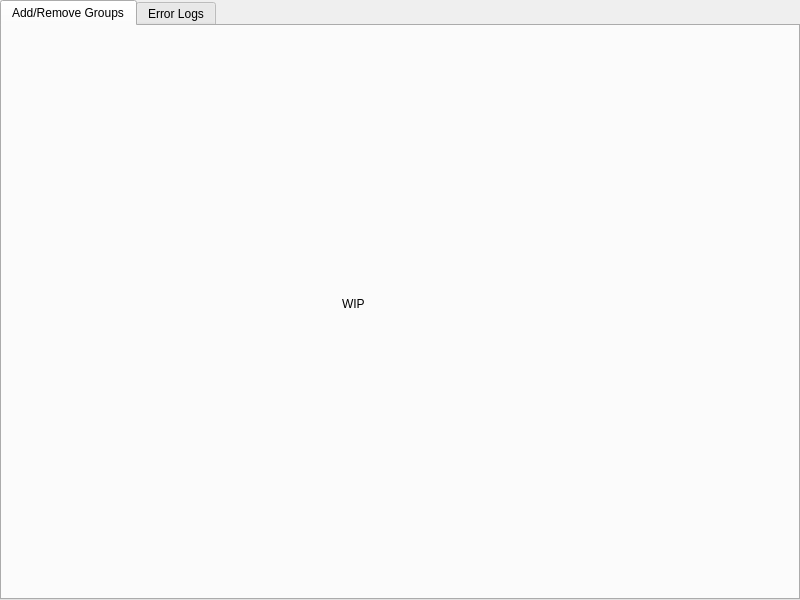
<?xml version="1.0" encoding="UTF-8"?>
<ui version="4.0">
 <class>ControlPanel</class>
 <widget class="QWidget" name="ControlPanel">
  <property name="geometry">
   <rect>
    <x>0</x>
    <y>0</y>
    <width>800</width>
    <height>600</height>
   </rect>
  </property>
  <property name="windowTitle">
   <string>Form</string>
  </property>
  <layout class="QVBoxLayout" name="verticalLayout">
   <property name="spacing">
    <number>0</number>
   </property>
   <property name="leftMargin">
    <number>0</number>
   </property>
   <property name="topMargin">
    <number>0</number>
   </property>
   <property name="rightMargin">
    <number>0</number>
   </property>
   <property name="bottomMargin">
    <number>0</number>
   </property>
   <item>
    <widget class="QTabWidget" name="tabs">
     <property name="currentIndex">
      <number>0</number>
     </property>
     <widget class="QWidget" name="groupControls">
      <attribute name="title">
       <string>Add/Remove Groups</string>
      </attribute>
      <widget class="QLabel" name="groupControlsWIPLabel">
       <property name="geometry">
        <rect>
         <x>340</x>
         <y>270</y>
         <width>49</width>
         <height>16</height>
        </rect>
       </property>
       <property name="text">
        <string>WIP</string>
       </property>
      </widget>
     </widget>
     <widget class="QWidget" name="errorLogs">
      <attribute name="title">
       <string>Error Logs</string>
      </attribute>
      <widget class="QLabel" name="logsWIPLabel">
       <property name="geometry">
        <rect>
         <x>310</x>
         <y>270</y>
         <width>131</width>
         <height>20</height>
        </rect>
       </property>
       <property name="text">
        <string>WIP</string>
       </property>
      </widget>
     </widget>
    </widget>
   </item>
  </layout>
 </widget>
 <resources/>
 <connections/>
</ui>
